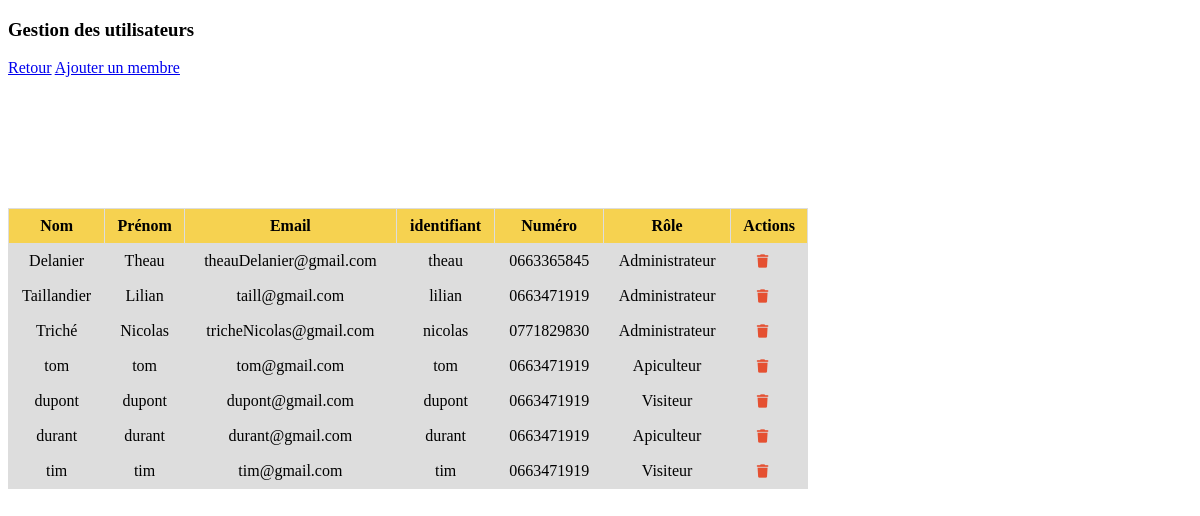
The app's page /PHP/detailsMembres.php with its own data.
### tables this page shows
CREATE TABLE `membre` (
  `idMembre` int(11) NOT NULL,
  `nom` varchar(255) NOT NULL,
  `prenom` varchar(255) NOT NULL,
  `mel` varchar(255) NOT NULL,
  `identifiant` varchar(255) NOT NULL,
  `mdp` varchar(255) NOT NULL,
  `numTelephone` varchar(255) NOT NULL,
  `role` enum('Administrateur','Apiculteur','Visiteur') NOT NULL
);

### PHP/detailsMembres.php (the view, shortened to what this page needs)
<?php
require_once("PDO.php");
?>
<!DOCTYPE html>
<html lang="fr">
<head>
    <link rel="stylesheet" href="../CSS/styleTableauUser.css">
</head>
<body>
    <h3>Gestion des utilisateurs</h3>
    <a href="accueil.php">Retour</a>
    <a href="formIns.php">Ajouter un membre</a>
    <?php
    $sql = "SELECT idMembre, nom, prenom, mel, identifiant, numTelephone, role FROM membre";
    $stmt = $bdd->prepare($sql);
    $stmt->execute();
    $utilisateurs = $stmt->fetchAll();
    ?>
    <div class="tab">
        <table>
            <thead>
                <tr>
                    <th>Nom</th>
                    <th>Prénom</th>
                    <th>Email</th>
                    <th>identifiant</th>
                    <th>Numéro</th>
                    <th>Rôle</th>
                    <th>Actions</th>
                </tr>
            </thead>
            <tbody>
                <?php foreach($utilisateurs as $utilisateur) { ?>
                <tr>
                    <td><?= $utilisateur['nom']; ?></td>
                    <td><?php echo $utilisateur['prenom']; ?></td>
                    <td><?php echo $utilisateur['mel']; ?></td>
                    <td><?php echo $utilisateur['identifiant']; ?></td>
                    <td><?php echo $utilisateur['numTelephone']; ?></td>
                    <td><?php echo $utilisateur['role']; ?></td>
                    <td>
                        <form method="post" onsubmit="confirmationSupprUser(this); return formValide;" action="supprimer.php">
                            <button type="submit"><i class="fa-solid fa-trash"></i></button>
                        </form>
                    </td>
                </tr>
                <?php } ?>
            </tbody>
        </table>
    </div>
</body>
</html>

### CSS/styleTableauUser.css (style rules this page uses)
table { border-collapse: collapse; width: 100%; max-width: 800px; margin-bottom: 20px; margin-top: 11%; }
th, td { border: 1px solid #ddd; padding: 8px; background-color: #ddd; text-align: center; }
th { background-color: #f6d250; font-weight: bold; text-align: center; }
i { color: #E55031; cursor: pointer; }
button { border: none; background-color: transparent; padding: 0; cursor: pointer; margin-right: 13px; }

### records on screen
membre: nom "Delanier", prenom "Theau", mel "theauDelanier@gmail.com", identifiant "theau", numTelephone "0663365845", role "Administrateur"
membre: nom "Taillandier", prenom "Lilian", mel "taill@gmail.com", identifiant "lilian", numTelephone "0663471919", role "Administrateur"
membre: nom "Triché", prenom "Nicolas", mel "tricheNicolas@gmail.com", identifiant "nicolas", numTelephone "0771829830", role "Administrateur"
membre: nom "tom", prenom "tom", mel "tom@gmail.com", identifiant "tom", numTelephone "0663471919", role "Apiculteur"
membre: nom "dupont", prenom "dupont", mel "dupont@gmail.com", identifiant "dupont", numTelephone "0663471919", role "Visiteur"
membre: nom "durant", prenom "durant", mel "durant@gmail.com", identifiant "durant", numTelephone "0663471919", role "Apiculteur"
membre: nom "tim", prenom "tim", mel "tim@gmail.com", identifiant "tim", numTelephone "0663471919", role "Visiteur"
